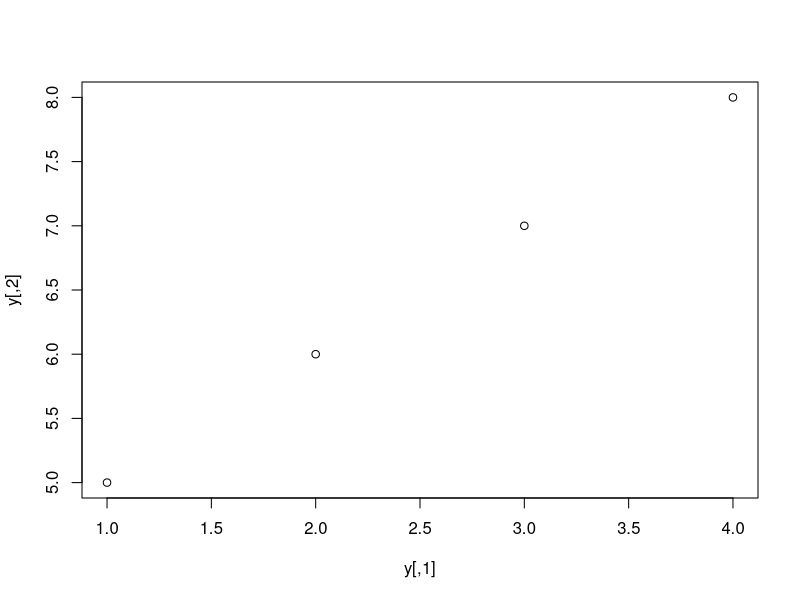
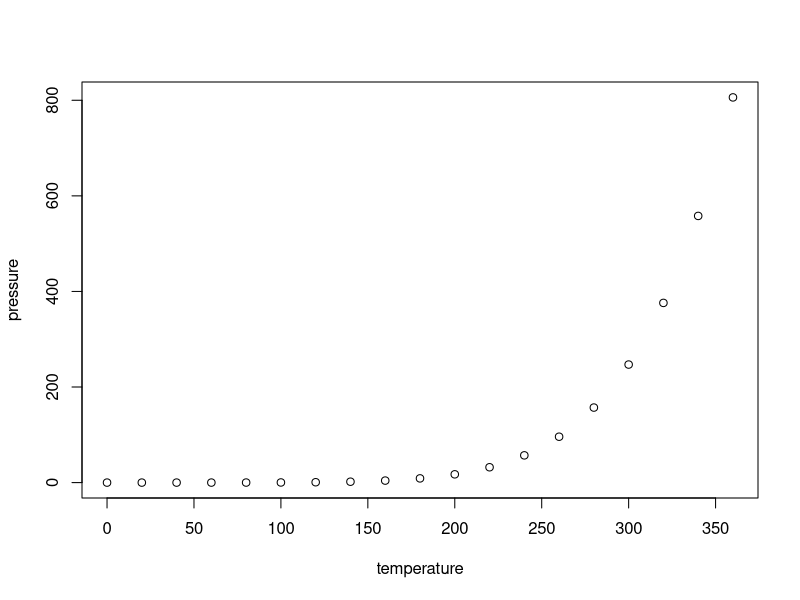

Here is the R script that generated these plots, in order:
## ---- chunk 1
knitr::opts_chunk$set(echo = TRUE)
## ---- chunk 2
1+1

x = 1:10
y = 2:11
z = x*y

y = matrix(1:16, nrow = 4)
y_svd = svd(y)
y_svd$d
plot(y)

y_eign = eigen(y)
y_eign
## ---- chunk 3
plot(pressure)
